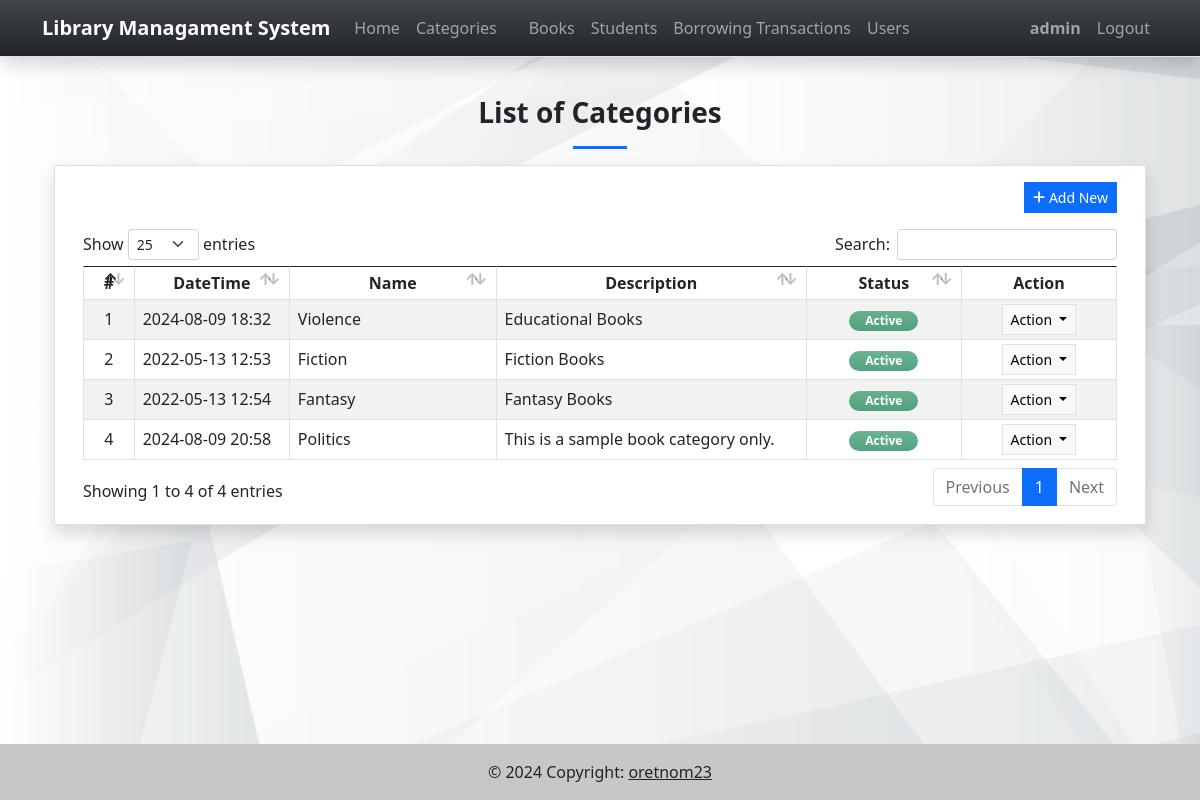
Screenshot of /category (signed in) with the database file from the repository.
### lmsApp/models.py (models this page shows, shortened)
class Category(models.Model):
    name = models.CharField(max_length=250)
    description = models.TextField(blank=True, null= True)
    status = models.CharField(max_length=2, choices=(('1','Active'), ('2','Inactive')), default = 1)
    delete_flag = models.IntegerField(default = 0)
    date_added = models.DateTimeField(default = timezone.now)
    date_created = models.DateTimeField(auto_now = True)
    class Meta:
        verbose_name_plural = "List of Categories"

### lmsApp/views.py (the view)
# urls.py: path('category',views.category,name='category-page'),
@login_required
def category(request):
    context = context_data(request)
    context['page'] = 'category'
    context['page_title'] = "Category List"
    context['category'] = models.Category.objects.filter(delete_flag = 0).all()
    return render(request, 'category.html', context)

### lmsApp/views.py (called while the page is built)
def context_data(request):
    fullpath = request.get_full_path()
    abs_uri = request.build_absolute_uri()
    abs_uri = abs_uri.split(fullpath)[0]
    context = {
        'system_host' : abs_uri,
        'page_name' : '',
        'page_title' : '',
        'system_name' : 'Library Managament System',
        'topbar' : True,
        'footer' : True,
    }
    return context

### lmsApp/templates/category.html (shortened to what this page needs)
{% extends 'base.html' %} {% load static %} {% block pageContent %}
<section class="py-4">
    <div class="container">
        <h3 class="fw-bolder text-center">List of Categories</h3>
        <center>
            <hr class="bg-primary opacity-100" style="height:3px" width="5%">
        </center>
        <div class="card rounded-0 shadow">
            <div class="card-body">
                <div class="container-fluid">
                    <div class="text-end mb-3">
                        <button class="btn btn-sm btn-primary rounded-0 bg-gradient-primary" type="button" id="create_new"><i class="fa fa-plus"></i> Add New</button>
                    </div>
                    <table class="table table-bordered table-striped" id="category-tbl">
                        <colcategory>
                            <col width="5%">
                            <col width="15%">
                            <col width="20%">
                            <col width="30%">
                            <col width="15%">
                            <col width="15%">
                        </colcategory>
                        <thead>
                            <tr>
                                <th class="text-center">#</th>
                                <th class="text-center">DateTime</th>
                                <th class="text-center">Name</th>
                                <th class="text-center">Description</th>
                                <th class="text-center">Status</th>
                                <th class="text-center">Action</th>
                            </tr>
                        </thead>
                        <tbody>
                            {% for cat in category %}
                            <tr>
                                <td class="text-center">{{ forloop.counter }}</td>
                                <td>{{ cat.date_created|date:"Y-m-d H:i" }}</td>
                                <td>{{ cat.name}}</td>
                                <td>
                                    <p class="m-0 truncate-1">{{ cat.description|safe }}</p>
                                </td>
                                <td class="text-center">
                                    {% if cat.status == '1' %}
                                    <span class="badge badge-success bg-gradient bg-success px-3 rounded-pill bg-opacity-75 text-sm py-1">Active</span> {% else %}
                                    <span class="badge badge-secondary bg-gradient bg-secondary px-3 rounded-pill bg-opacity-75 text-sm py-1">Inactive</span> {% endif %}
                                </td>
                                <td class="text-center">
                                    <div class="dropdown">
                                        <button class="btn btn-light btn-sm rounded-0 border dropdown-toggle" type="button" id="abtn{{cat.pk}}" data-bs-toggle="dropdown" aria-expanded="false">
                                          Action
                                        </button>
                                    </div>
                                </td>
                            </tr>
                            {% endfor %}
                        </tbody>
                    </table>
                </div>
            </div>
        </div>
    </div>
</section>
{% endblock pageContent %}

### lmsApp/templates/topNavigation.html (shortened to what this page needs)
{% load static %}
<header>
    <nav class="navbar navbar-expand-lg navbar-dark bg-dark bg-gradient fixed-top shadow border-bottom">
        <div class="container">
            <a class="navbar-brand" target="_blank" href="./">
                <b>{{system_name}}</b>
            </a>
            <div class="collapse navbar-collapse" id="navbarExample01">
                <ul class="navbar-nav me-auto mb-2 mb-lg-0" id="topNav">
                    {% if request.user.is_authenticated %}
                    <li class="nav-item">
                        <a class="nav-link" aria-current="page" href="{% url 'home-page' %}">Home</a>
                    </li>
                    <li class="nav-item">
                        <a class="nav-link" aria-current="page" href="{% url 'category-page' %}">Categories</a>
                    </li>
                    <li class="nav-item">
                        <a class="nav-link" aria-current="page" href="{% url 'sub_category-page' %}"></a>
                    </li>
                    <li class="nav-item">
                        <a class="nav-link" aria-current="page" href="{% url 'book-page' %}">Books</a>
                    </li>
                    <li class="nav-item">
                        <a class="nav-link" aria-current="page" href="{% url 'student-page' %}">Students</a>
                    </li>
                    <li class="nav-item">
                        <a class="nav-link" aria-current="page" href="{% url 'borrow-page' %}">Borrowing Transactions</a>
                    </li>
                    {% if request.user.is_superuser %}
                    <li class="nav-item">
                        <a class="nav-link" aria-current="page" href="{% url 'user-page' %}">Users</a>
                    </li>
                    {% endif %}
                    {% endif %}
                </ul>
                <ul class="navbar-nav d-flex flex-row">
                    {% if user.id %}
                    <li class="nav-item">
                        <a class="nav-link"  href="{% url 'profile-page' %}"><b>{{user.username}}</b></a>
                    </li>
                    <li class="nav-item">
                        <a class="nav-link" aria-current="page" href="{% url 'logout' %}">Logout</a>
                    </li>
                    {% else %}
                    <li class="nav-item">
                        <a class="nav-link" aria-current="page" href="{% url 'login-page' %}">Login</a>
                    </li>
                    {% endif %}
                </ul>
            </div>
        </div>
    </nav>
</header>

### static/assets/default/css/style.css (style rules this page uses)
html, body { height: 100%; width: 100%; max-height: 100%; overflow: auto; display: flex; flex-direction: column; }
body>header { flex-shrink: auto; }
.truncate-1 { overflow: hidden; text-overflow: ellipsis; display: -webkit-box; -webkit-line-clamp: 1; -webkit-box-orient: vertical; width: calc(100%); }

### rows the page displays
Category: date_created "2024-08-09 18:32", name "Violence", description "Educational Books", status "Active"
Category: date_created "2022-05-13 12:53", name "Fiction", description "Fiction Books", status "Active"
Category: date_created "2022-05-13 12:54", name "Fantasy", description "Fantasy Books", status "Active"
Category: date_created "2024-08-09 20:58", name "Politics", description "This is a sample book category only.", status "Active"

### other values shown
{{ system_name }} "Library Managament System"
{{ user.username }} "admin"
